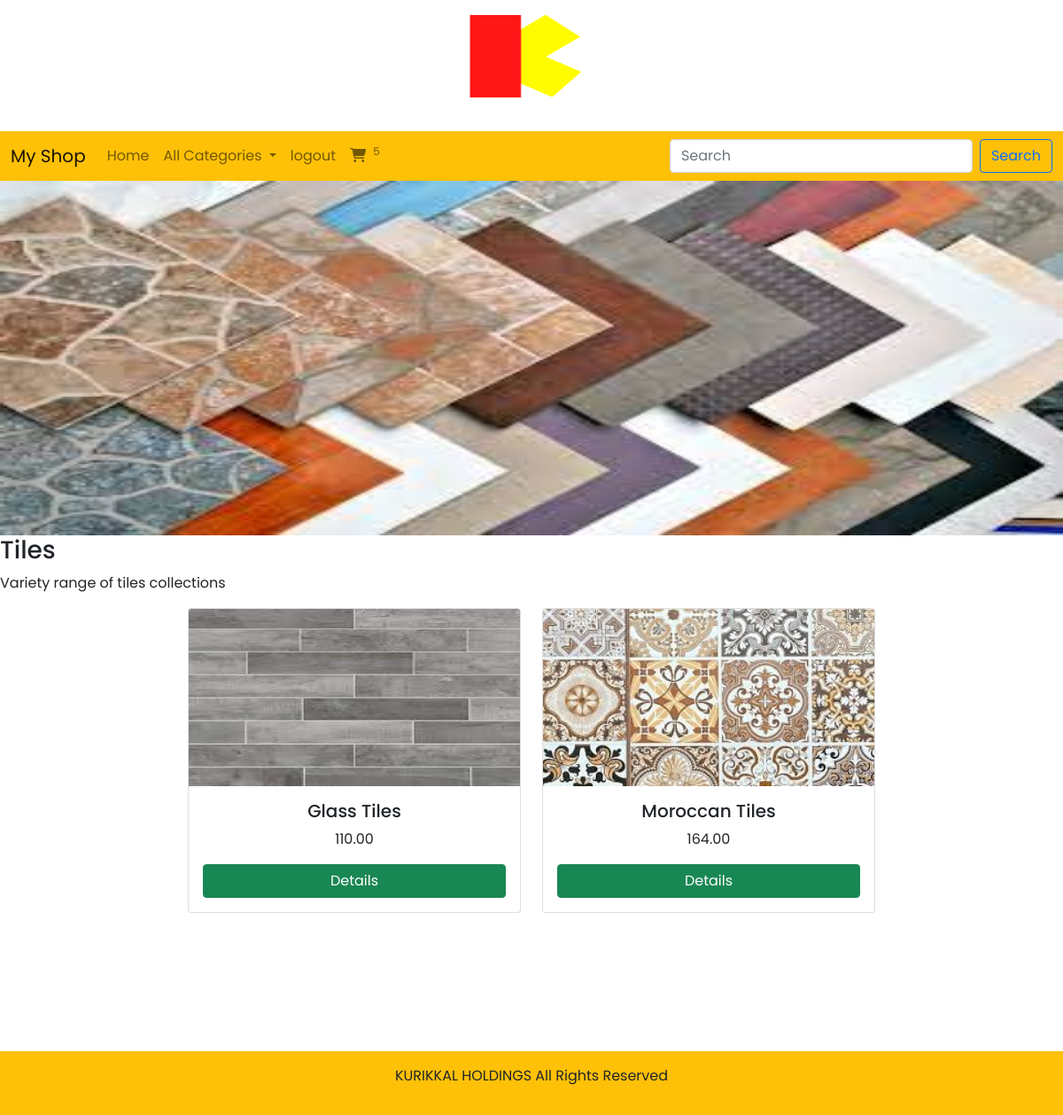
The page /product/Tiles (signed in) on the database its author committed.
### shop/models.py (models this page shows, shortened)
class Category(models.Model):
    name=models.CharField(max_length=20)
    desc=models.TextField()
    image=models.ImageField(upload_to="Category",null=True,blank=True)

class Product(models.Model):
    name = models.CharField(max_length=30)
    desc = models.TextField(default="")
    image = models.ImageField(upload_to='product', null=True, blank=True)
    price = models.DecimalField(max_digits=10, decimal_places=2)
    stock = models.IntegerField(default=0)
    available = models.BooleanField(default=True)
    created = models.DateTimeField(auto_now_add=True)
    updated = models.DateTimeField(auto_now=True)
    category = models.ForeignKey(Category, on_delete=models.CASCADE)

### shop/views.py (the view)
# urls.py: path('product/<p>',views.product,name='product'),
def product(request,p):
    c=Category.objects.get(name=p)
    p=Product.objects.filter(category=c)
    return render(request, 'product.html', context={'c': c,'p':p})

### cart/context_processors.py (called while the page is built)
def total_count(request):
    item_count=0
    u=request.user
    try:
        cart=Cart.objects.filter(user=u)
        for i in cart:
            item_count+=i.quantity
    except:
        item_count=0
    return {'count':item_count}

### shop/context_processors.py (called while the page is built)
def menu_links(request):
    c=Category.objects.all()
    return {'links':c}

### templates/product.html (shortened to what this page needs)
<!DOCTYPE html>
{% extends 'base.html' %}
{% load static %}
{% block content %}
<img src="{{ c.image.url }}" style="height: 400px; width: 100%">
<h3>{{ c.name }}</h3>
<p>{{ c.desc }}</p>
<div class="container-fluid" style="margin-bottom: 180px;">
  <div class="row justify-content-center">
    {% for i in p %}
      <div class="col-sm-4 mb-5">
        <div class="card">
          <img src="{{ i.image.url }}" height="200px" width="100%" class="card-img-top" alt="">
          <div class="card-body">
            <h5 class="card-title text-center">{{ i.name }}</h5>
            <p class="card-text text-center">{{ i.price }}</p>
            <a href="{% url 'shop:detail' i.name %} " class="btn btn-success d-block mx-auto">Details</a>
          </div>
        </div>
      </div>
    {% endfor %}
  </div>
</div>
{% endblock %}

### static/css/style.css (style rules this page uses)
body { background-color:white; font-family: 'Poppins', sans-serif; }

### rows shown on the page
Category: image (picture), name "Tiles", desc "Variety range of tiles collections"
Product: image (picture), name "Glass Tiles", price "110.00"
Product: image (picture), name "Moroccan Tiles", price "164.00"

### other values the page prints
{{ count }} "5"
